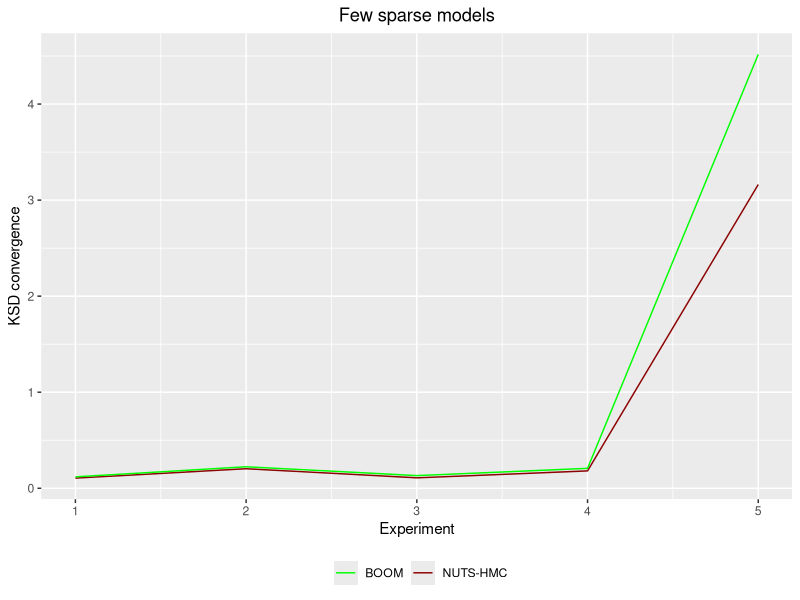

This chart was generated by the following R code:
# plot by number of dimensions
library(ggplot2)

convergence_bk_d50_slow = read.csv("convergence_bk_d50_slow.csv")
convergence_bps_d50_slow = read.csv("convergence_bps_d50_slow.csv")
convergence_hmc_d50_slow = read.csv("convergence_hmc_d50_slow.csv")

experiment = c(1, 2, 3, 4, 5)

df = data.frame(experiment, bk = convergence_bk_d50_slow$X0, bps = convergence_bps_d50_slow$X0, hmc = convergence_hmc_d50_slow$X0)

#plot 
png("convergence_slow.png", units="in", width=5, height=5, res=600)
ggplot(df, aes(x=experiment)) + 
  geom_line(aes(y = hmc, color="NUTS-HMC")) +
  geom_line(aes(y = bk,  color = "BOOM")) + 
  xlab("Experiment") + 
  ggtitle("Few sparse models")+ 
  theme(plot.title = element_text(hjust = 0.5), legend.position="bottom") + 
  ylab("KSD convergence")+
  scale_colour_manual("", 
                      values = c("BOOM"="green", 
                                 "NUTS-HMC"="darkred")) 
dev.off()
